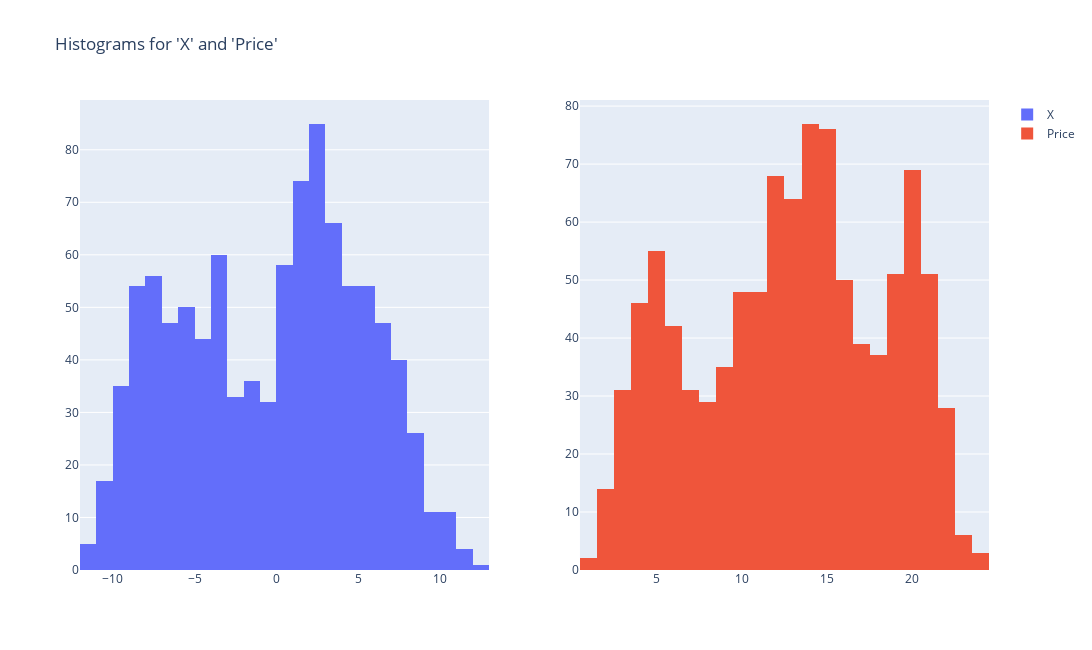

The cell this chart's notebook holds for it:
### Code cell
fig = make_subplots(rows=1, cols=2)
fig.add_trace(go.Histogram(x=df["x"], name="X"), row=1, col=1)
fig.add_trace(go.Histogram(x=df["price"], name="Price"), row=1, col=2, )
fig.update_layout(dict(width=1300, height=650, title="Histograms for 'X' and 'Price'"))
iplot(fig)

### Figure 1 — Plotly figure (JSON) as saved in the notebook; plotly's stock layout.template omitted (floating-point values rounded to 4 significant figures; data arrays with more than 128 entries replaced by an {"elided": "..."} marker saying what was removed)
{"data": [{"name": "X", "type": "histogram", "x": {"elided": "1000 float values"}, "xaxis": "x", "yaxis": "y"}, {"name": "Price", "type": "histogram", "x": {"elided": "1000 float values"}, "xaxis": "x2", "yaxis": "y2"}], "layout": {"height": 650, "title": {"text": "Histograms for 'X' and 'Price'"}, "width": 1300, "xaxis": {"anchor": "y", "domain": [0, 0.45]}, "xaxis2": {"anchor": "y2", "domain": [0.55, 1]}, "yaxis": {"anchor": "x", "domain": [0, 1]}, "yaxis2": {"anchor": "x2", "domain": [0, 1]}}}
